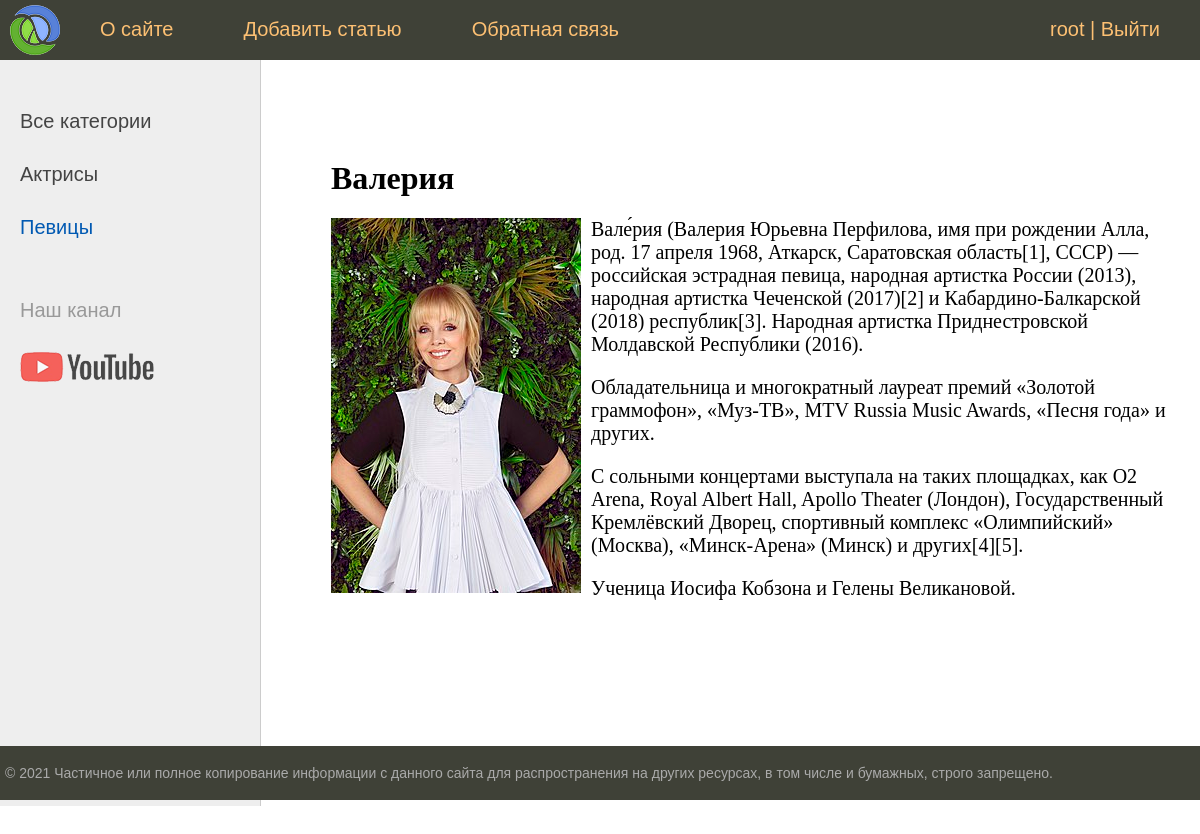
/post/valeriya/ (signed in), run on the app's committed database.
### women/models.py (models this page shows, shortened)
class Category(models.Model):
    name = models.CharField(max_length=100, db_index=True, verbose_name='Категория')
    slug = models.SlugField(max_length=255, unique=True, db_index=True, verbose_name='URL')
    def get_absolute_url(self):
        return reverse('category', kwargs={'cat_slug': self.slug})
    class Meta:
        verbose_name = 'Категория'
        verbose_name_plural = 'Категории'
        ordering = ['id']

class Women(models.Model):
    title = models.CharField(max_length=255, verbose_name='Заголовок')
    slug = models.SlugField(max_length=255, unique=True, db_index=True, verbose_name='URL')
    content = models.TextField(blank=True, verbose_name='Текст статьи')
    photo = models.ImageField(upload_to="photos/%Y/%m/%d/", verbose_name='Фото')
    time_create = models.DateTimeField(auto_now_add=True, verbose_name='Время создания')
    time_update = models.DateTimeField(auto_now=True, verbose_name='Время публикации')
    is_published = models.BooleanField(default=True, verbose_name='Публикация')
    cat = models.ForeignKey('Category', on_delete=models.PROTECT, verbose_name='Категория')
    def __str__(self):
        return self.title
    class Meta:
        verbose_name = 'Известные женщины'
        verbose_name_plural = 'Известные женщины'
        ordering = ['time_create', 'title']

### women/views.py (the view)
# urls.py: path('post/<slug:post_slug>/', ShowPost.as_view(), name='post'),
class ShowPost(DataMixin, DetailView):
    model = Women
    template_name = 'women/post.html'
    slug_url_kwarg = 'post_slug'
    context_object_name = 'post'
    def get_context_data(self, *, object_list=None, **kwargs):
        context = super().get_context_data(**kwargs)
        c_def = self.get_user_context(title=context['post'], cat_selected=context['post'].cat_id)
        return dict(list(context.items()) + list(c_def.items()))

### women/utils.py (called while the page is built)
    def get_user_context(self, **kwargs):
        context = kwargs
        cats = Category.objects.annotate(Count('women'))
        user_menu = menu.copy()
        if not self.request.user.is_authenticated:
            user_menu.pop(1)
        context['menu'] = user_menu
        context['cats'] = cats
        if 'cat_selected' not in context:
            context['cat_selected'] = 0
        return context

### women/templates/women/post.html
{% extends 'women/base.html' %}
{% block content %}
<h1>{{post.title}}</h1>
{% if post.photo %}
<p><img class="img-article-left" src="{{post.photo.url}}"></p>
{% endif %}
{{post.content|linebreaks}}
{% endblock %}

### women/templates/women/base.html (shortened to what this page needs)
{% load static %}
{% load women_tags %}
<!DOCTYPE html>
<html>
<head>
	<link type="text/css" href="{% static 'women/css/styles.css' %}" rel="stylesheet" />
</head>
<body>
<table class="table-page" border=0 cellpadding="0" cellspacing="0">
<tr><td valign=top>
{% block mainmenu %}
		<div class="header">
			<ul id="mainmenu" class="mainmenu">
			<li class="logo"><a href="{% url 'home' %}"><div class="logo"></div></a></li>
{% for m in menu %}
	<li><a href="{% url m.url_name %}">{{m.title}}</a></li>
{% endfor %}
				{% if request.user.is_authenticated %}
				<li class="last">{{ user.username }} | <a href="{% url 'logout' %}">Выйти</a></li>
				{% else %}
				<li class="last"><a href="{% url 'register' %}">Регистрация</a> | <a href="{% url 'login' %}">Войти</a> </li>
				{% endif %}
			</ul>
		</div>
{% endblock mainmenu %}
<table class="table-content" border=0 cellpadding="0" cellspacing="0">
<tr>
	{% load cache %}
	{% cache 60 sidebar %}
	<td valign="top" class="left-chapters">
	<ul id="leftchapters">
{% if cat_selected == 0 %}
		<li class="selected">Все категории</li>
{% else %}
		<li><a href="{% url 'home' %}">Все категории</a></li>
{% endif %}
		{% for c in cats %}
		{% if c.women__count > 0 %}
			{% if c.pk == cat_selected %}
				<li class="selected">{{c.name}}</li>
			{% else %}
				<li><a href="{{ c.get_absolute_url }}">{{ c.name }}</a></li>
			{% endif %}
		{% endif %}
		{% endfor %}
		{% endcache %}
		<li class="share">
		<p>Наш канал</p>
		<a class="share-yt" href="https://www.youtube.com/channel/UClJzWfGWuGJL2t-3dYKcHTA/playlists" target="_blank" rel="nofollow"></a>
		</li>
	</ul>
</td>
<td valign="top" class="content">
	<div class="content-text">
{% block content %}
{% endblock %}
	</div>
</td></tr></table>
</td></tr>
<tr><td valign=top>
	<div id="footer">
		<p>&copy; 2021 Частичное или полное копирование информации с данного сайта для распространения на других ресурсах, в том числе и бумажных, строго запрещено.</p>
	</div>
</td></tr></table>
</body>
</html>

### women/static/women/css/styles.css (style rules this page uses)
html, body { font-family: 'Arial'; margin: 0; padding: 0; height: 100%; width: 100%; color: #444; }
a { color: #0059b2; text-decoration: none; }
img { max-width: 600px; height: auto; }
img.img-article-left { max-width: 300px; height: auto; float: left; padding: 0 10px 10px 0; }
.table-page { width: 100%; height: 100%; vertical-align: top; }
.table-page tr { height: 100%; }
.header { background: #3F4137; height: 60px; }
.logo { background: url('../images/logo.png') no-repeat 10px 5px; width: 70px; height: 60px; }
ul.mainmenu { list-style: none; margin: 0; padding: 0; height: 60px; color: #fdc073; font-size: 20px; overflow: hidden; }
ul.mainmenu li { float: left; margin: 18px 40px 0 30px; }
ul.mainmenu li.logo { margin: 0; }
ul.mainmenu li.last { float: right; }
ul.mainmenu li a { color: #fdc073; text-decoration: none; }
.table-content { width: 100%; min-height: 100%; height: 100%; }
.left-chapters { margin: 0; background: #eee; border-right: 1px solid #ccc; min-height: 100%; }
.left-chapters ul { width: 230px; min-height: 100%; margin: 0; padding: 20px 10px 10px 20px; list-style: none; font-size: 20px; }
.left-chapters ul li { margin: 30px 0 0 0; color: #999; }
.left-chapters ul li.selected { color: #0059b2; }
.left-chapters ul li a { color: #444; text-decoration: none; }
.left-chapters ul li.share { margin: 60px 0 0 0; }
.left-chapters ul li.share p { margin: 30px 0 30px 0; }
.left-chapters ul li.share a { display: inline-block; width: 40px; height: 40px; margin: 0 20px 0 0; }
.left-chapters ul li.share a.share-yt { width: 100%; height: 30px; background: url('../images/share_yt.png') no-repeat 0 0 }
.content { padding: 40px 20px 20px 40px; width: 100%; box-sizing: border-box; }
.content-text { margin: 60px 0 0 30px; color: #000; font-size: 20px; font-family: Yandex Sans Display Light; }
.content-text h1 { font-size: 32px; }
#footer { box-sizing: border-box; background: #3F4137; padding: 5px; color: #aaa; font-size: 14px; font-family: Verdana, Geneva, Arial, Helvetica; text-align: left; overflow: hidden; }

### data on the page
Category: name "Актрисы"
Category: name "Певицы"
Women: title "Валерия", photo (picture), content "Вале́рия (Валерия Юрьевна Перфилова, имя при рождении Алла, род. 17 апреля 1968, Аткарск, Саратовская область[1], СССР) — российская эстрадная певица, народная артистка России (2013), народная артистка Чеченской (2017)[2] и Кабардино-Балкарской (2018) республик[3]. Народная артистка Приднестровской Молдавской Республики (2016). Обладательница и многократный лауреат премий «Золотой граммофон», «Муз-ТВ», MTV Russia Music Awards, «Песня года» и других. С сольными концертами выступала на таких площадках, как O2 Arena, Royal Albert Hall, Apollo Theater (Лондон), Государственный Кремлёвский Дворец, спортивный комплекс «Олимпийский» (Москва), «Минск-Арена» (Минск) и других[4][5]. Ученица Иосифа…"

### other printed values
{{ m.title }} "О сайте" "Добавить статью" "Обратная связь"
{{ user.username }} "root"
